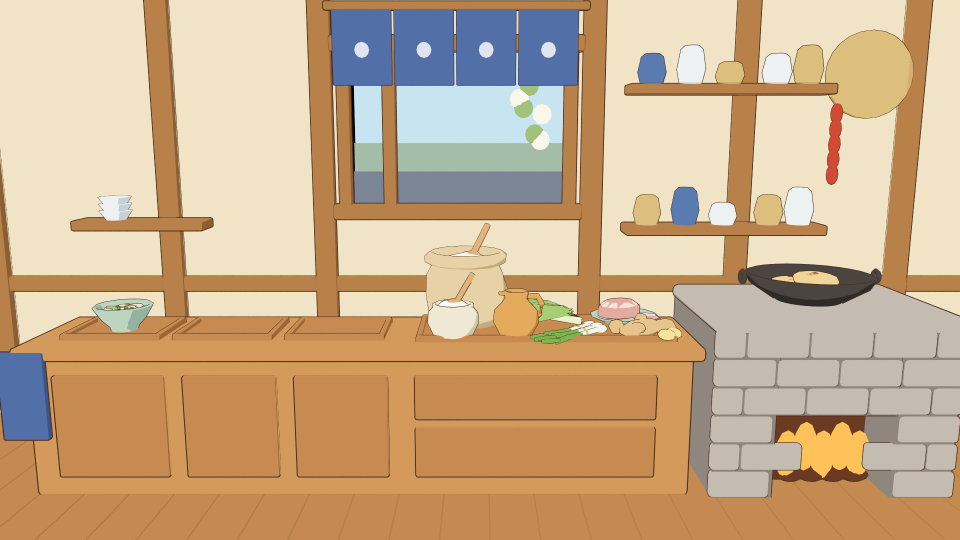
#> input picture WhiteModel/StyleTest/A_cook.png, 1920 x 1080 px (shown at 1/2 size)
$ python -i trace_heap.py   (imports and definitions only)   (older library calls are emulated)
#> lines starting #> are read from the running program, lines starting #| are printed output that depends on the picture
"""Shared by trace_d07.py, trace_d08.py, trace_d13.py and trace_d15.py (the stir-fries and the stew): a heaped dish's
art cut into its many small pieces and each one raised over its traced outline (勾勒), on top of trace_common.

The pieces are found from seeds (each a patch of one colour class, read off the art automatically, with strokes by
eye where the art's colours don't part them), flooded out over the art to its ink lines and creases (a watershed):
every piece's outline follows the line the art draws round it. Under them all lies the dish's food as one heap (the
sauce, the gravy), raised from the dish over the whole of the food, so that what shows between the pieces is the
art's sauce and every piece rests on something; each piece is a rounded mound over its outline on that heap (lying
on it, its outline sitting on it, its middle raised), so that from the art's camera it covers exactly what the art
paints, with the art's shading in relief.
"""
import json
import math

import cv2
import numpy as np
from PIL import Image, ImageDraw

from trace_common import (Grid, contour_points, dish_mesh, disk, fill_holes, flood, largest, lying, neighbours,
                          outline_mesh, profile, raster, shading_band, smooth_inner, u8)


# [29 lines left out: functions load_art, dish_view, patches, not called in this run]


def gradient(rgb, sig=1.0):
    """The change of colour (Lab), for the watershed's ground."""
#> called with sig = 1
    lab = cv2.cvtColor(cv2.GaussianBlur(rgb, (0, 0), sig), cv2.COLOR_RGB2LAB).astype(np.float32)
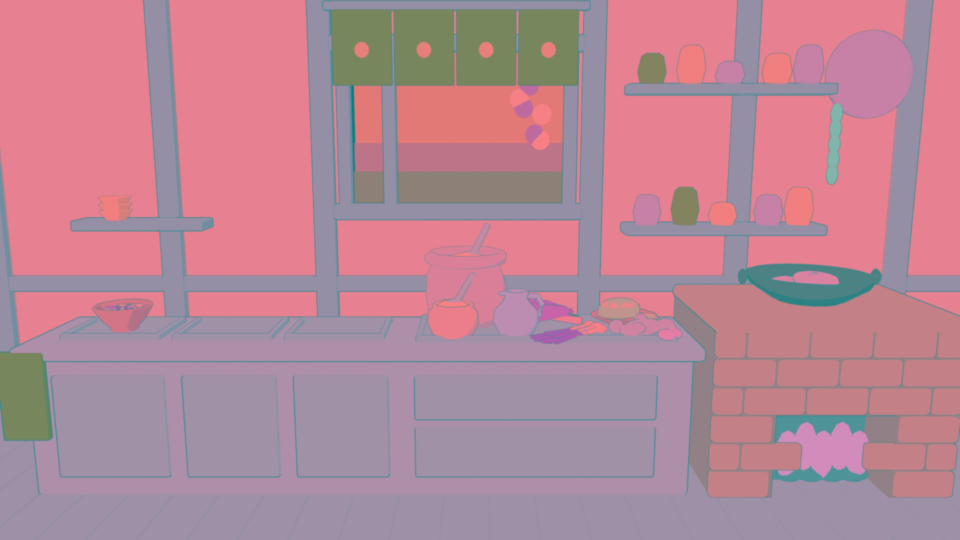
#> lab: shape (1080, 1920, 3) float32 (shown at 1/2 size); mean R, G, B 182.5, 134.3, 148.6
    return sum(np.abs(cv2.Sobel(lab[..., c], cv2.CV_32F, 1, 0)) + np.abs(cv2.Sobel(lab[..., c], cv2.CV_32F, 0, 1))
               for c in range(3))
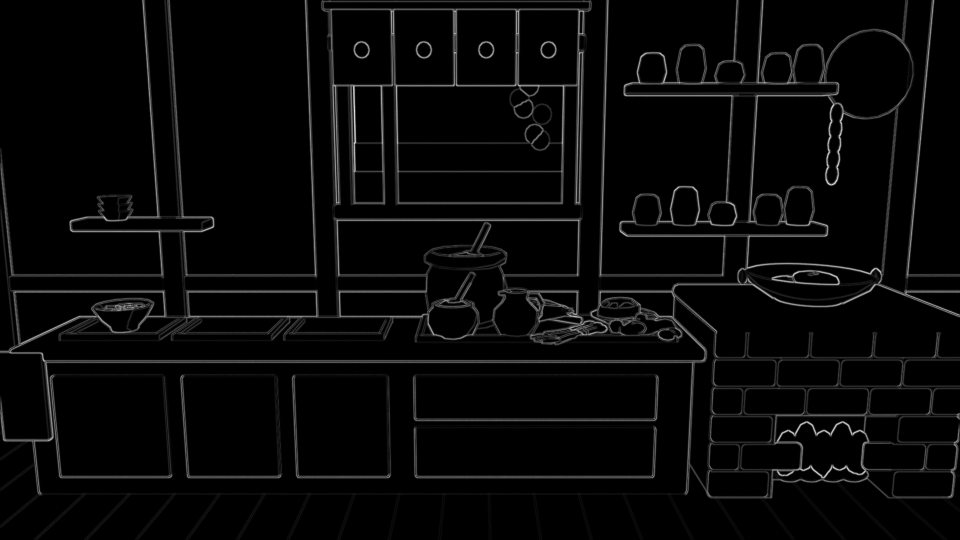
#> returned value: shape (1080, 1920) float32 (shown at 1/2 size); min 0, max 740, mean 23.2; drawn with min black and max white


# [406 lines left out: functions strokes_canvas, watershed, tidy, heap_height, sample, mound and 15 more, not called in this run]

>>> import cv2
>>> picture = cv2.cvtColor(cv2.imread('StyleTest/A_cook.png'), cv2.COLOR_BGR2RGB)
>>> result = gradient(picture)

$ run again, on WhiteModel/StyleTest/B_hall_painted.png
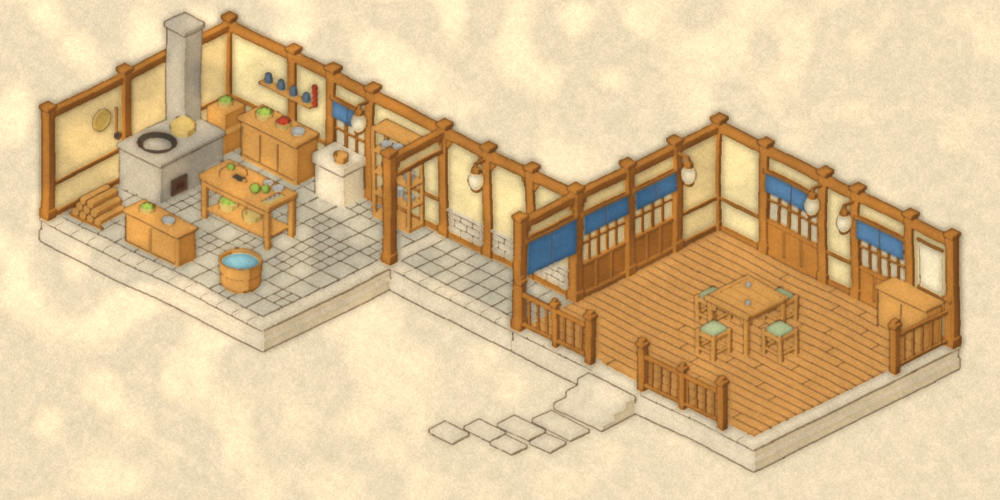
#> input picture WhiteModel/StyleTest/B_hall_painted.png, 2000 x 1000 px (shown at 1/2 size)
#> in gradient, `lab = cv2.cvtColor(cv2.GaussianBlur(rgb, (0, 0), sig), cv2.COLOR_RGB2L..`:
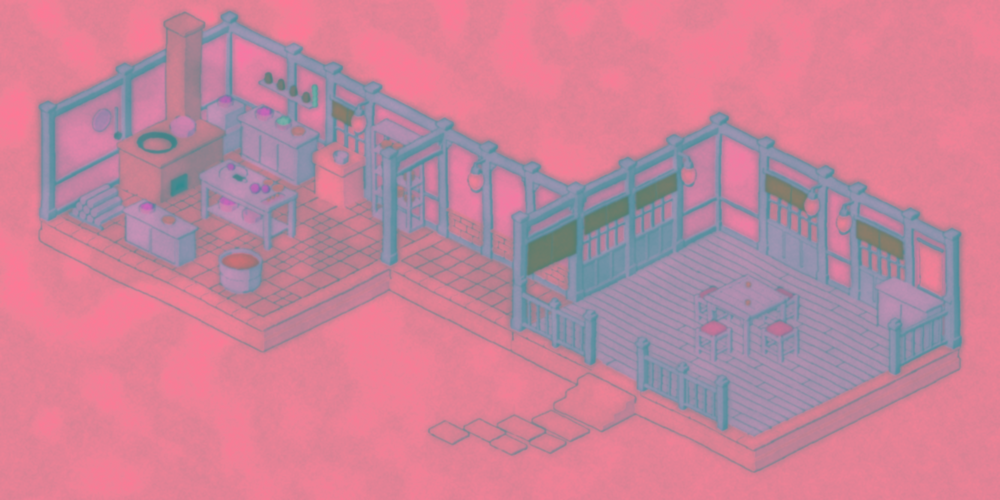
#> lab: shape (1000, 2000, 3) float32 (shown at 1/2 size); mean R, G, B 199.8, 131.5, 153.8
#> in gradient, `return sum(np.abs(cv2.Sobel(lab[..., c], cv2.CV_32F, 1, 0)) + np.abs(c..`:
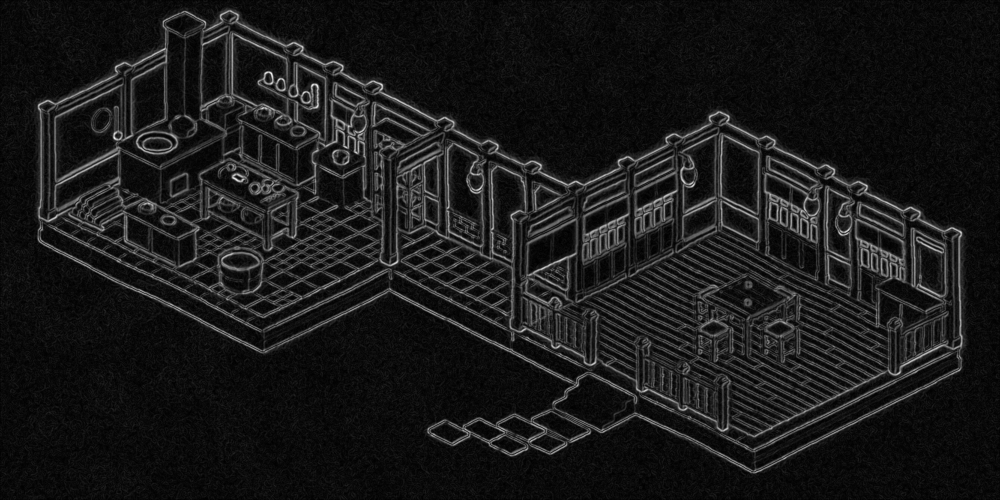
#> returned value: shape (1000, 2000) float32 (shown at 1/2 size); min 0, max 400, mean 40; drawn with min black and max white

$ run again, on WhiteModel/StyleTest/C_cook.png
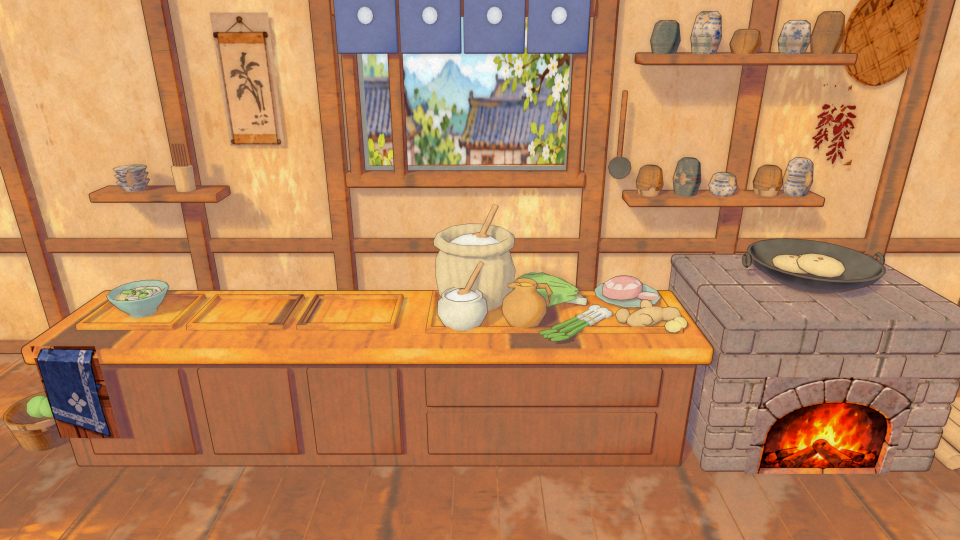
#> input picture WhiteModel/StyleTest/C_cook.png, 1920 x 1080 px (shown at 1/2 size)
#> in gradient, `lab = cv2.cvtColor(cv2.GaussianBlur(rgb, (0, 0), sig), cv2.COLOR_RGB2L..`:
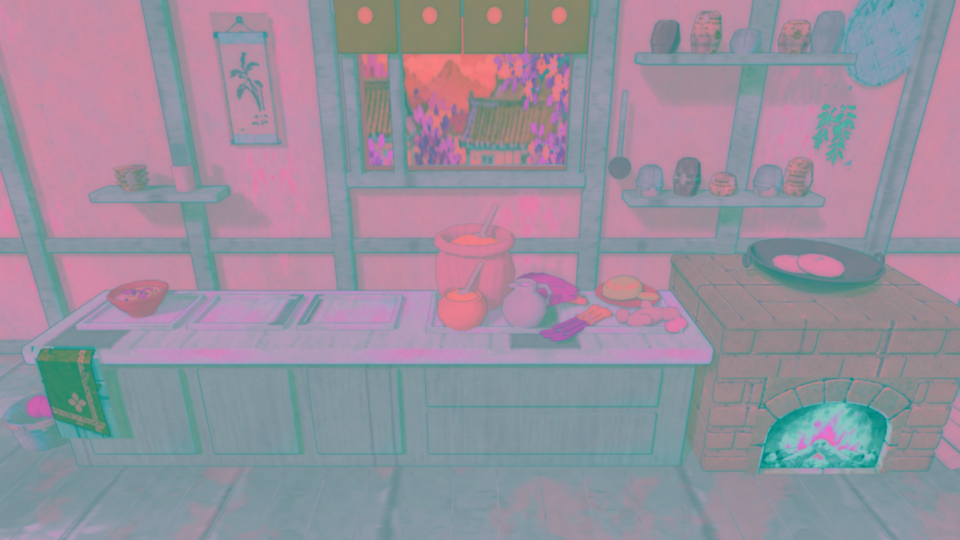
#> lab: shape (1080, 1920, 3) float32 (shown at 1/2 size); mean R, G, B 152.2, 144.7, 158.1
#> in gradient, `return sum(np.abs(cv2.Sobel(lab[..., c], cv2.CV_32F, 1, 0)) + np.abs(c..`:
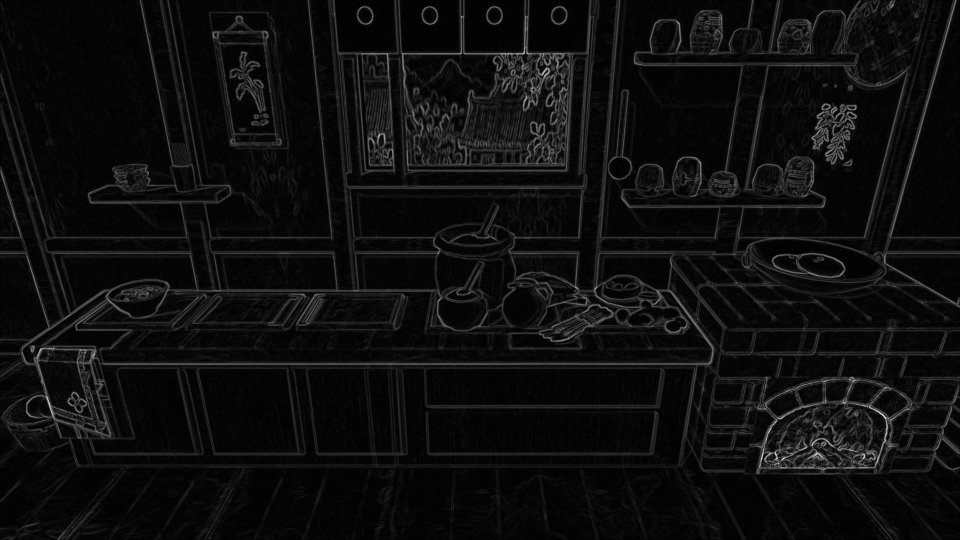
#> returned value: shape (1080, 1920) float32 (shown at 1/2 size); min 0, max 844, mean 47.2; drawn with min black and max white

$ run again, on WhiteModel/StyleTest/C_hall.png
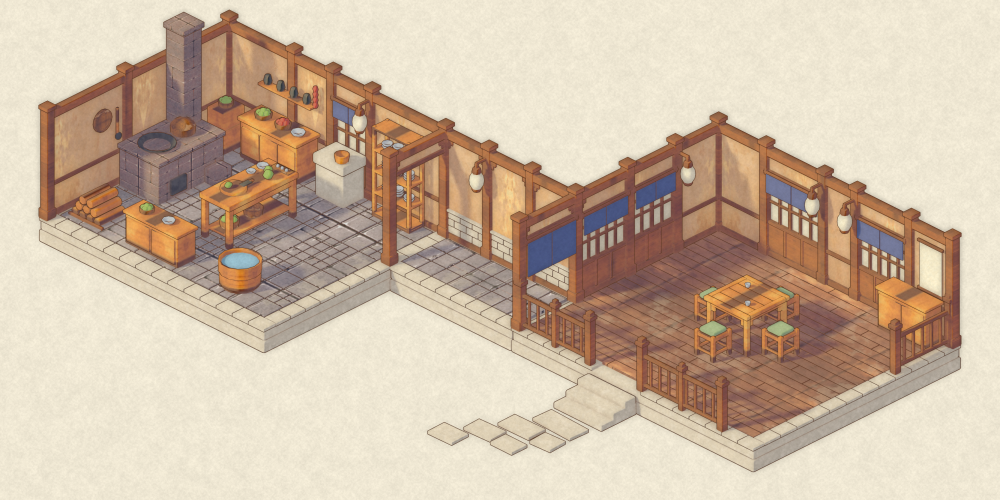
#> input picture WhiteModel/StyleTest/C_hall.png, 2000 x 1000 px (shown at 1/2 size)
#> in gradient, `lab = cv2.cvtColor(cv2.GaussianBlur(rgb, (0, 0), sig), cv2.COLOR_RGB2L..`:
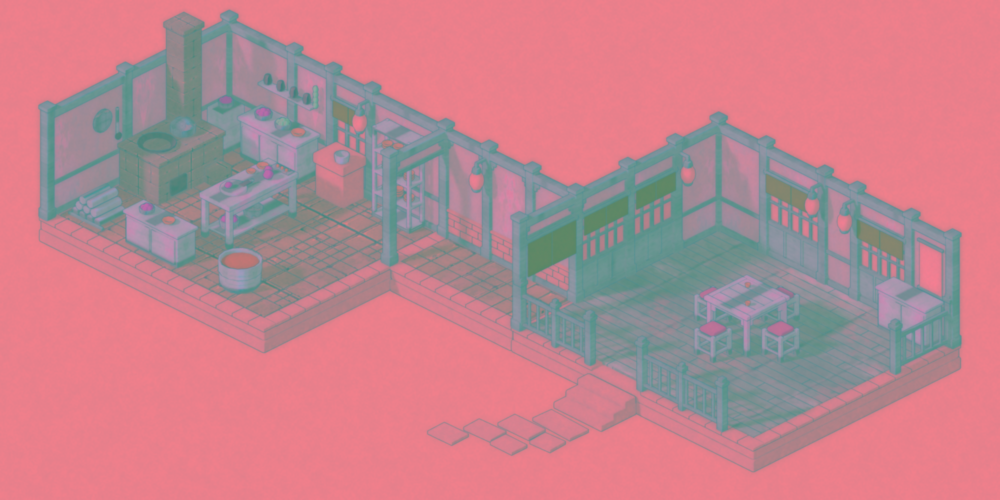
#> lab: shape (1000, 2000, 3) float32 (shown at 1/2 size); mean R, G, B 191.7, 132.6, 142.4
#> in gradient, `return sum(np.abs(cv2.Sobel(lab[..., c], cv2.CV_32F, 1, 0)) + np.abs(c..`:
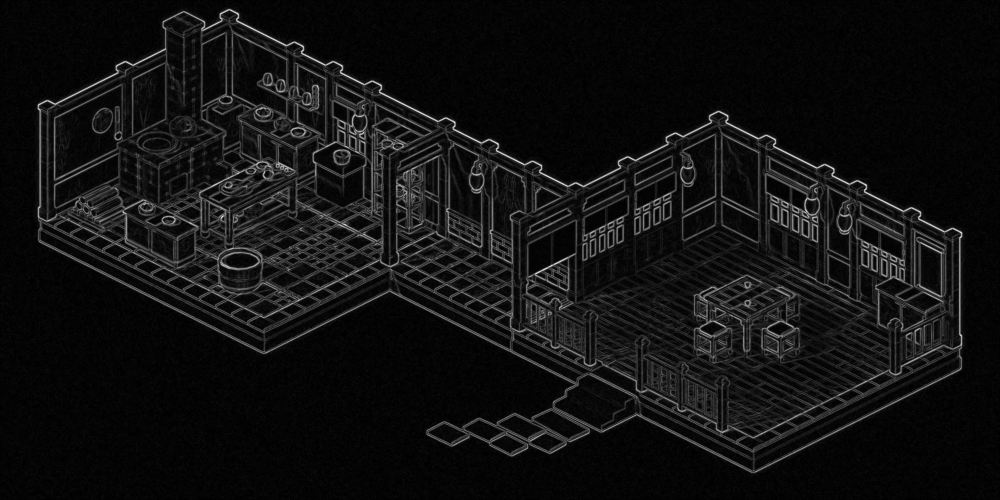
#> returned value: shape (1000, 2000) float32 (shown at 1/2 size); min 0, max 564, mean 38.4; drawn with min black and max white
